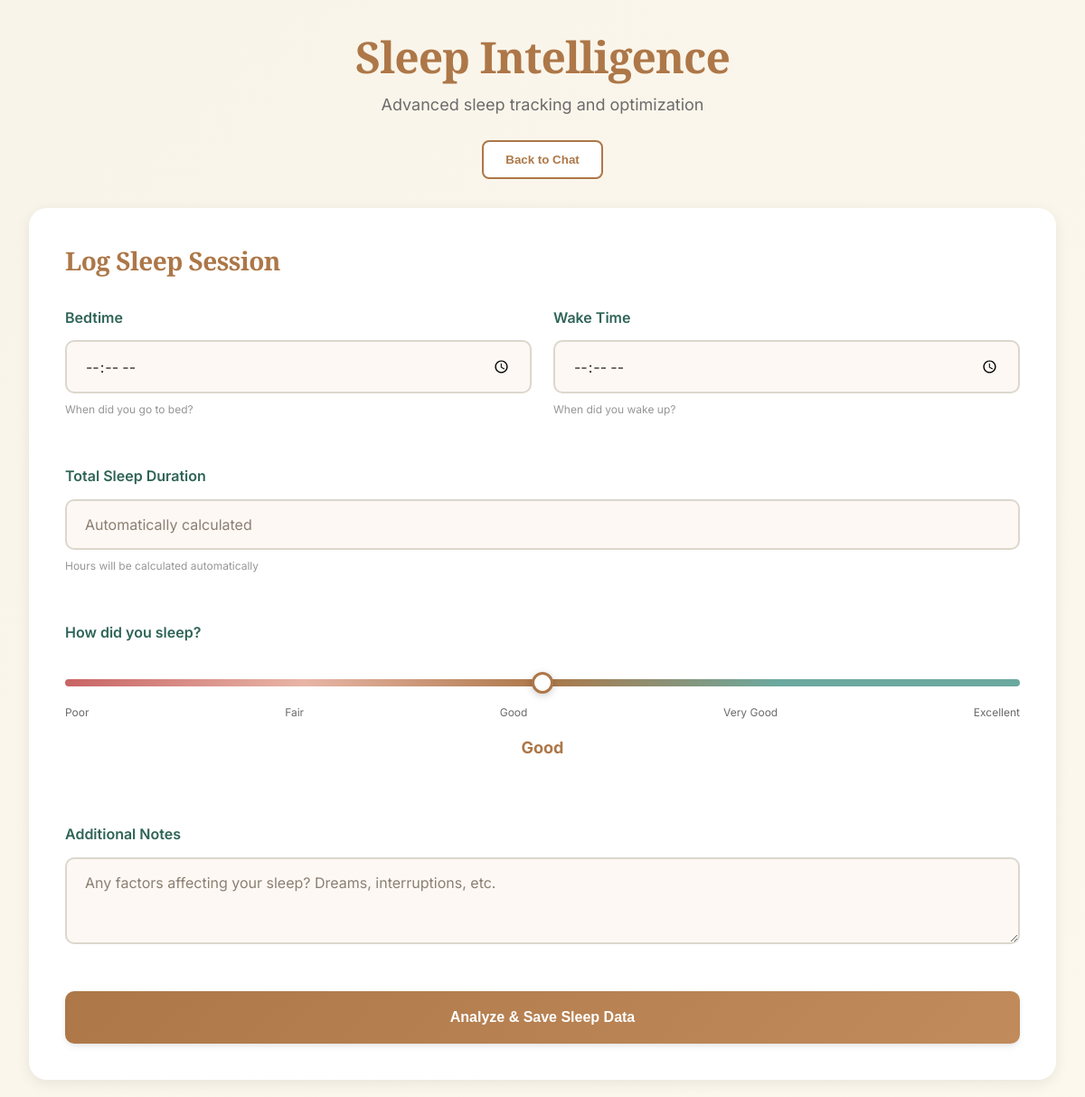
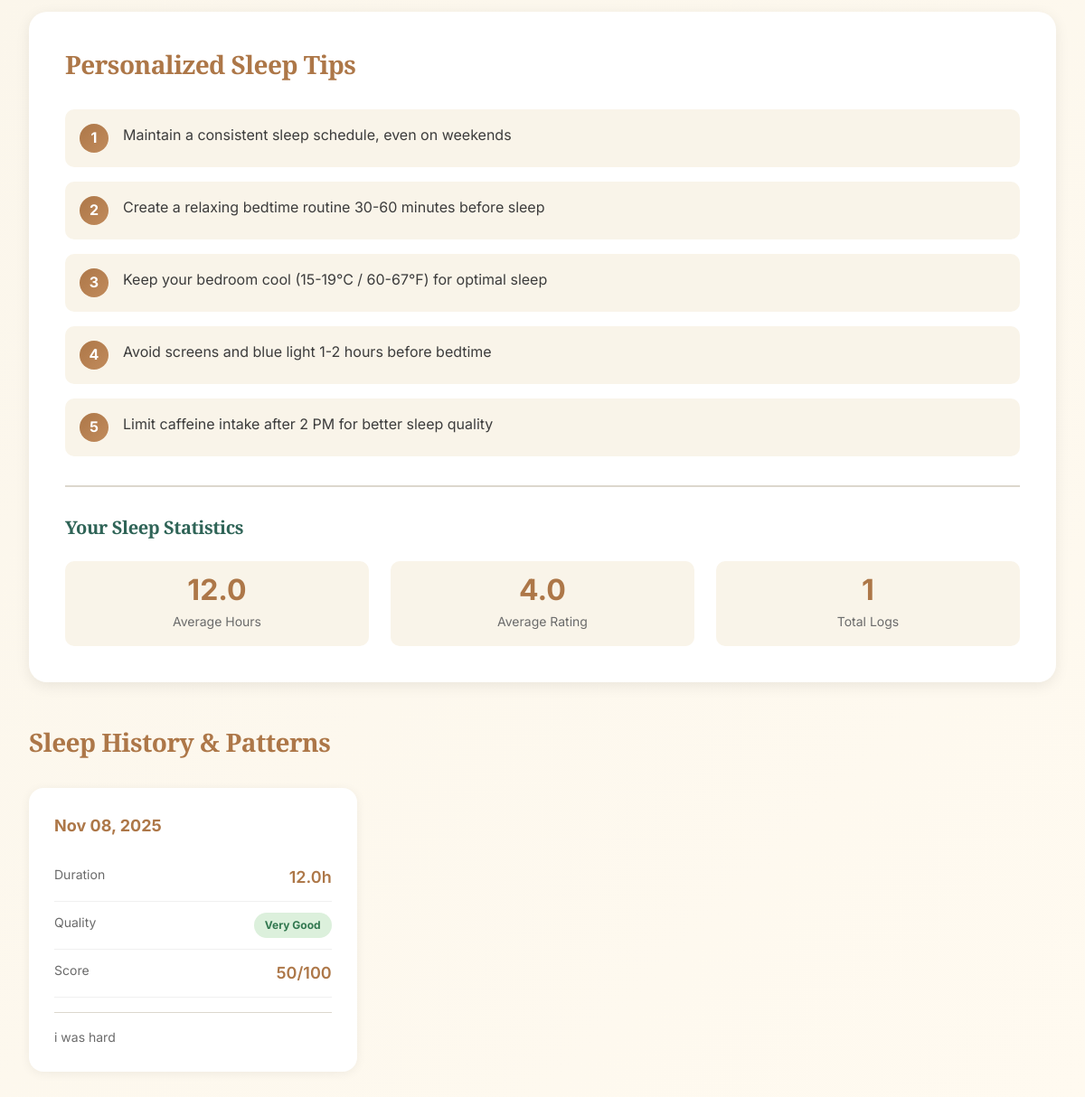
The page /sleep (signed in) on the database its author committed (2 pictures, top to bottom).
### models.py (models this page shows, shortened)
class SleepLog(db.Model):
    __tablename__ = 'sleep_logs'
    id = db.Column(db.Integer, primary_key=True)
    user_id = db.Column(db.Integer, db.ForeignKey('users.id'), nullable=False)
    date = db.Column(db.Date, nullable=False)
    bedtime = db.Column(db.String(10), nullable=True)
    wake_time = db.Column(db.String(10), nullable=True)
    hours_slept = db.Column(db.Float, nullable=True)
    quality_rating = db.Column(db.Integer, nullable=True)
    notes = db.Column(db.Text, nullable=True)
    timestamp = db.Column(db.DateTime, default=datetime.utcnow)

### app.py (the view)
@app.route('/sleep')
@login_required
def sleep_tracker():
    sleep_logs = SleepLog.query.filter_by(user_id=current_user.id).order_by(SleepLog.date.desc()).limit(14).all()
    return render_template('sleep.html', sleep_logs=sleep_logs, user_name=current_user.profile.name if current_user.profile else 'User')

### app.py (called while the page is built)
@login_manager.user_loader
def load_user(user_id):
    return User.query.get(int(user_id))

### templates/sleep.html (shortened to what this page needs)
{% extends "base.html" %}
{% block content %}
<div class="sleep-page">
    <div class="sleep-header">
        <h1>Sleep Intelligence</h1>
        <p class="subtitle">Advanced sleep tracking and optimization</p>
        <button onclick="window.location.href='/chatbot'" class="btn-outline">Back to Chat</button>
    </div>
    <div class="sleep-container">
        <div class="sleep-log-card">
            <h2>Log Sleep Session</h2>
            <form id="sleepForm" class="sleep-form">
                <div class="form-row">
                    <div class="form-group">
                        <label>Bedtime</label>
                        <input type="time" id="bedtime" class="form-input" required>
                        <span class="input-hint">When did you go to bed?</span>
                    </div>
                    <div class="form-group">
                        <label>Wake Time</label>
                        <input type="time" id="wake-time" class="form-input" required>
                        <span class="input-hint">When did you wake up?</span>
                    </div>
                </div>
                <div class="form-group">
                    <label>Total Sleep Duration</label>
                    <input type="number" id="hours-slept" class="form-input" step="0.5" min="0" max="24" placeholder="Automatically calculated" readonly>
                    <span class="input-hint">Hours will be calculated automatically</span>
                </div>
                <div class="form-group">
                    <label>How did you sleep?</label>
                    <div class="quality-slider-container">
                        <input type="range" id="quality-slider" min="1" max="5" value="3" class="quality-slider">
                        <div class="quality-labels">
                            <span>Poor</span>
                            <span>Fair</span>
                            <span>Good</span>
                            <span>Very Good</span>
                            <span>Excellent</span>
                        </div>
                        <div class="quality-selected" id="qualitySelected">Good</div>
                    </div>
                </div>
                <div class="form-group">
                    <label>Additional Notes</label>
                    <textarea id="notes" class="form-input" rows="3" placeholder="Any factors affecting your sleep? Dreams, interruptions, etc."></textarea>
                </div>
                <button type="submit" class="btn-primary full-width">Analyze & Save Sleep Data</button>
            </form>
        </div>
        <div class="sleep-insights-card">
            <h2>Personalized Sleep Tips</h2>
            <div id="personalizedTips" class="tips-container">
                <div class="tip-item">
                    <div class="tip-number">1</div>
                    <p>Maintain a consistent sleep schedule, even on weekends</p>
                </div>
                <div class="tip-item">
                    <div class="tip-number">2</div>
                    <p>Create a relaxing bedtime routine 30-60 minutes before sleep</p>
                </div>
                <div class="tip-item">
                    <div class="tip-number">3</div>
                    <p>Keep your bedroom cool (15-19°C / 60-67°F) for optimal sleep</p>
                </div>
                <div class="tip-item">
                    <div class="tip-number">4</div>
                    <p>Avoid screens and blue light 1-2 hours before bedtime</p>
                </div>
                <div class="tip-item">
                    <div class="tip-number">5</div>
                    <p>Limit caffeine intake after 2 PM for better sleep quality</p>
                </div>
            </div>
            <div class="stats-summary">
                <h3>Your Sleep Statistics</h3>
                <div class="stats-grid">
                    <div class="stat-item">
                        <div class="stat-value" id="avgHours">{{ "%.1f"|format(sleep_logs|map(attribute='hours_slept')|sum / sleep_logs|length if sleep_logs|length > 0 else 0) }}</div>
                        <div class="stat-label">Average Hours</div>
                    </div>
                    <div class="stat-item">
                        <div class="stat-value" id="avgQuality">{{ "%.1f"|format(sleep_logs|map(attribute='quality_rating')|sum / sleep_logs|length if sleep_logs|length > 0 else 0) }}</div>
                        <div class="stat-label">Average Rating</div>
                    </div>
                    <div class="stat-item">
                        <div class="stat-value">{{ sleep_logs|length }}</div>
                        <div class="stat-label">Total Logs</div>
                    </div>
                </div>
            </div>
        </div>
    </div>
    <div class="sleep-history-section">
        <h2>Sleep History & Patterns</h2>
        {% if sleep_logs|length > 0 %}
        <div class="history-grid">
            {% for log in sleep_logs %}
            <div class="history-card">
                <div class="history-date">{{ log.date.strftime('%b %d, %Y') }}</div>
                <div class="history-details">
                    <div class="detail-row">
                        <span class="label">Duration</span>
                        <span class="value strong">{{ log.hours_slept }}h</span>
                    </div>
                    <div class="detail-row">
                        <span class="label">Quality</span>
                        <span class="value quality-badge quality-{{ log.quality_rating }}">
                            {{ ['Poor', 'Fair', 'Good', 'Very Good', 'Excellent'][log.quality_rating - 1] if log.quality_rating else 'N/A' }}
                        </span>
                    </div>
                    <div class="detail-row">
                        <span class="label">Score</span>
                        <span class="value strong">
                            {% set hours = log.hours_slept %}
                            {% set quality = log.quality_rating or 3 %}
                            {% if hours >= 7 and hours <= 9 %}
                                {% set duration_score = 50 %}
                            {% elif hours >= 6 and hours < 7 %}
                                {% set duration_score = 40 %}
                            {% elif hours >= 9 and hours < 10 %}
                                {% set duration_score = 45 %}
                            {% elif hours >= 5 and hours < 6 %}
                                {% set duration_score = 30 %}
                            {% elif hours >= 4 and hours < 5 %}
                                {% set duration_score = 20 %}
                            {% else %}
                                {% set duration_score = 10 %}
                            {% endif %}
                            {{ (duration_score + quality * 10)|int }}/100
                        </span>
                    </div>
                    {% if log.notes %}
                    <div class="history-notes">{{ log.notes }}</div>
                    {% endif %}
                </div>
            </div>
            {% endfor %}
        </div>
        {% else %}
        <div class="empty-state">
            <p>No sleep data yet. Start tracking your sleep to unlock personalized insights and recommendations.</p>
        </div>
        {% endif %}
    </div>
</div>
{% endblock %}

### templates/base.html (shortened to what this page needs)
<!DOCTYPE html>
<html lang="en">
<head>
    <link rel="stylesheet" href="{{ url_for('static', filename='css/main.css') }}">
</head>
<body>
    {% block content %}{% endblock %}
</body>
</html>

### static/css/main.css (style rules this page uses)
* { margin: 0; padding: 0; box-sizing: border-box; }
:root { --primary-color: #4A5454; --secondary-color: #6E7878; --accent-color: #6BA99F; --accent-light: #7DBFB3; --accent-peach: #E8B5A6; --accent-lavender: #C9B5E3; --accent-tan: #D4A89A; --bg-primary: #FDF8F3; --bg-secondary: #F4EEE3; --bg-accent: #EBE4D9; --bg-warm: #F9F3ED; --bg-sage-light: #E8F0ED; --bg-peach-light: #FDF6F3; --text-primary: #2C2520; --text-secondary: #5A524C; --text-muted: #8B7F74; --text-sage: #456A64; --border-color: #E5DACF; --border-sage: #B5D4CC; --shadow-sm: 0 2px 4px 0 rgba(74, 84, 84, 0.08), 0 1px 2px 0 rgba(74, 84, 84, 0.06); --shadow-md: 0 4px 8px -2px rgba(74, 84, 84, 0.12), 0 2px 4px -1px rgba(74, 84, 84, 0.08); --shadow-lg: 0 10px 20px -5px rgba(74, 84, 84, 0.14), 0 4px 8px -2px rgba(74, 84, 84, 0.1); --shadow-xl: 0 20px 30px -8px rgba(74, 84, 84, 0.16), 0 10px 15px -5px rgba(74, 84, 84, 0.12); --shadow-warm: 0 8px 24px rgba(232, 181, 166, 0.15); }
body { font-family: 'Inter', -apple-system, BlinkMacSystemFont, 'Segoe UI', sans-serif; background: var(--bg-secondary); color: var(--text-primary); min-height: 100vh; line-height: 1.6; -webkit-font-smoothing: antialiased; -moz-osx-font-smoothing: grayscale; }
h1, h2, h3, h4, h5, h6 { font-family: 'Playfair Display', serif; font-weight: 600; line-height: 1.3; color: var(--text-primary); letter-spacing: -0.02em; }
h1 { font-size: 3rem; font-weight: 700; }
h2 { font-size: 2.25rem; font-weight: 600; }
h3 { font-size: 1.75rem; }
.subtitle { color: var(--text-secondary); font-size: 1rem; margin-bottom: 2.5rem; text-align: center; font-weight: 400; }
.form-group { margin-bottom: 1.5rem; }
.form-input { width: 100%; padding: 0.875rem 1rem; background: var(--bg-primary); border: 2px solid var(--border-color); border-radius: 8px; color: var(--text-primary); font-size: 1rem; font-family: 'Inter', sans-serif; transition: all 0.2s ease; outline: none; }
.form-input::placeholder { color: var(--text-muted); }
.btn-primary { width: 100%; background: linear-gradient(135deg, var(--accent-color) 0%, var(--accent-light) 100%); color: white; box-shadow: var(--shadow-md); }
html { scroll-behavior: smooth; }

### rows shown on the page
SleepLog: date "Nov 08, 2025", hours_slept "12.0", quality_rating "Very Good", value "50", notes "i was hard"

### other values the page prints
{{ sleep_logs|length }} "1"
